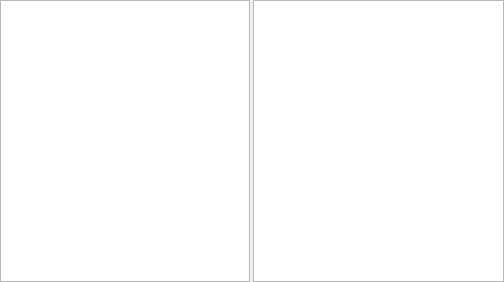
<?xml version="1.0" encoding="UTF-8"?>
<ui version="4.0">
 <class>librepcb::library::editor::NewElementWizardPage_CopyFrom</class>
 <widget class="QWizardPage" name="librepcb::library::editor::NewElementWizardPage_CopyFrom">
  <property name="geometry">
   <rect>
    <x>0</x>
    <y>0</y>
    <width>504</width>
    <height>282</height>
   </rect>
  </property>
  <property name="windowTitle">
   <string>Copy from existing element</string>
  </property>
  <property name="title">
   <string>Copy from existing element</string>
  </property>
  <property name="subTitle">
   <string>Choose the element which you want to copy from.</string>
  </property>
  <layout class="QHBoxLayout" name="horizontalLayout">
   <property name="spacing">
    <number>3</number>
   </property>
   <property name="leftMargin">
    <number>0</number>
   </property>
   <property name="topMargin">
    <number>0</number>
   </property>
   <property name="rightMargin">
    <number>0</number>
   </property>
   <property name="bottomMargin">
    <number>0</number>
   </property>
   <item>
    <widget class="QTreeView" name="treeView">
     <property name="horizontalScrollBarPolicy">
      <enum>Qt::ScrollBarAlwaysOff</enum>
     </property>
     <property name="editTriggers">
      <set>QAbstractItemView::NoEditTriggers</set>
     </property>
     <property name="verticalScrollMode">
      <enum>QAbstractItemView::ScrollPerPixel</enum>
     </property>
     <property name="headerHidden">
      <bool>true</bool>
     </property>
    </widget>
   </item>
   <item>
    <widget class="QListWidget" name="listWidget">
     <property name="sortingEnabled">
      <bool>true</bool>
     </property>
    </widget>
   </item>
  </layout>
 </widget>
 <resources/>
 <connections/>
</ui>
